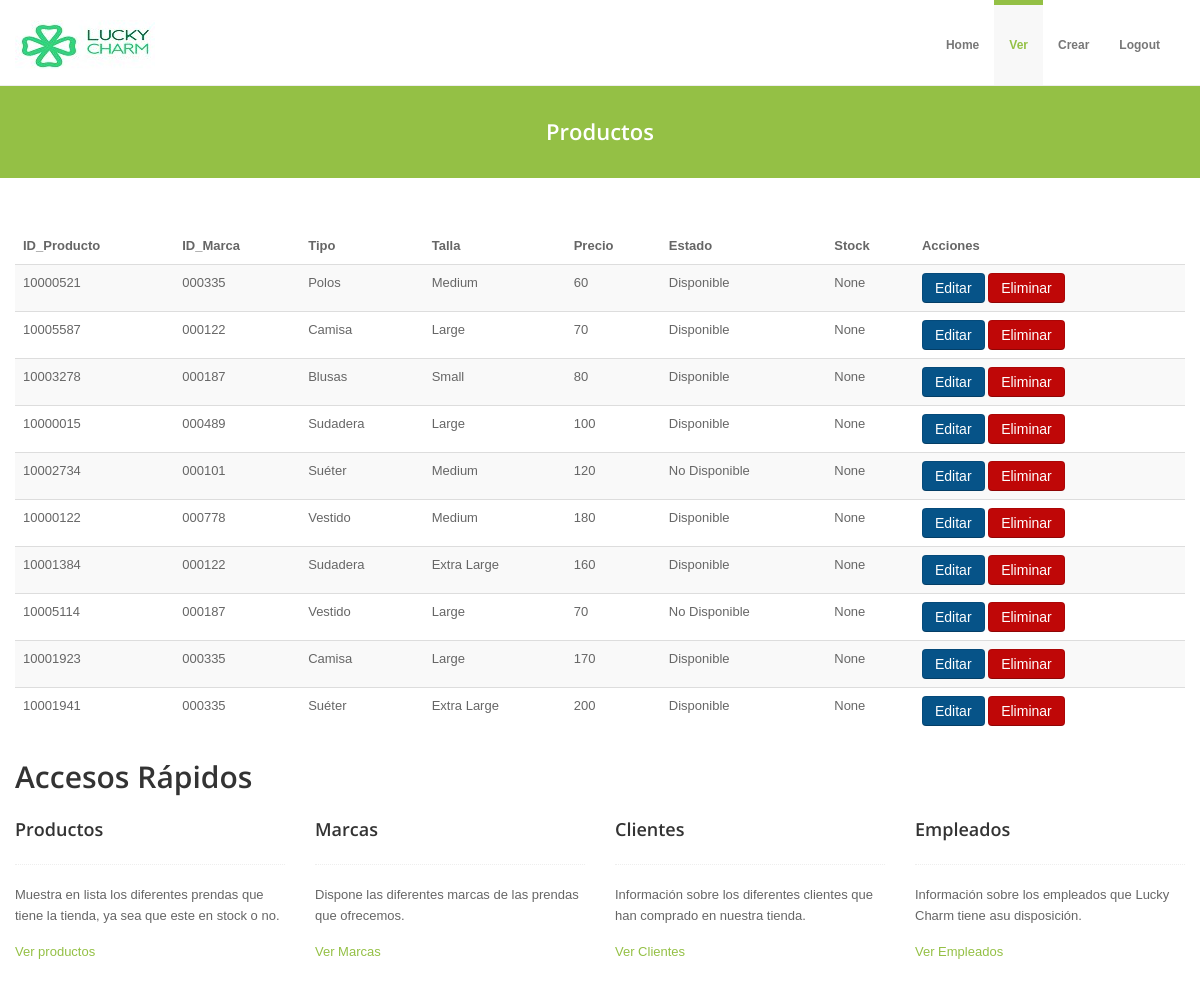
The page /productos on the database its author committed.
### Tienda/models.py (models this page shows, shortened)
class producto(models.Model):
    id_producto= models.CharField(max_length=8)
    id_marca= models.ForeignKey(marca, on_delete=models.CASCADE)
    tipo= models.CharField(max_length=20)
    XS='Extra Small'
    S='Small'
    M='Medium'
    L='Large'
    XL='Extra Large'
    XXL='2 Extra Large'
    TALLA=((XS,'Extra Small'),(S,'Small'),(M,'Medium'),(L,'Large'),(XL,'Extra Large'),(XXL,'2 Extra Large'))
    talla=models.CharField(max_length=20, choices=TALLA)
    precio= models.IntegerField()
    DISPONIBLE='Disponible'
    NODISPONIBLE='No Disponible'
    ESTADO=((DISPONIBLE,'Disponible'),(NODISPONIBLE,'No Disponible'))
    estado=models.CharField(max_length=20, choices=ESTADO)
    stock=models.IntegerField(null=True)

class marca(models.Model):
    id_marca= models.CharField(max_length=20)
    nombre= models.CharField(max_length=20)
    celular= models.CharField(max_length=9)

### Tienda/views.py (the view)
# urls.py: path('productos',productolist.as_view(), name='Productos'),
class productolist(ListView):
    model= producto
    template_name= 'productos.html'

### Tienda/templates/productos.html (shortened to what this page needs)
{% extends "basever.html" %}
{% block t %} Productos {% endblock %}
{% block content %}
<div class="table-responsive">
    <table class="table table-striped table-sm">
      <thead>
        <tr>
          <th>ID_Producto</th>
          <th>ID_Marca</th>
          <th>Tipo</th>
          <th>Talla</th>
          <th>Precio</th>
          <th>Estado</th>
          <th>Stock</th>
          <th>Acciones</th>
        </tr>
      </thead>
      <tbody>
        {% if object_list %}
        {% for pro in object_list %}
        <tr>
          <td>{{pro.id_producto}}</td>
          <td>{{pro.id_marca.id_marca}}</td>
          <td>{{pro.tipo}}</td>
          <td>{{pro.talla}}</td>
          <td>{{pro.precio}}</td>
          <td>{{pro.estado}}</td>
          <td>{{pro.stock}}</td>
          <td>
            <a class="btn btn-primary" href="{% url 'Productoseditar' pro.id %}">Editar</a>
            <a class="btn btn-danger" href="{% url 'Productoseliminar' pro.id %}">Eliminar</a>
          </td>
        </tr>
        {% endfor %}
        {% else %}
        <h1>
            No hay registros
        </h1>
        {% endif %}
      </tbody>
    </table>
  </div>
{% endblock %}

### Tienda/templates/basever.html (shortened to what this page needs)
<!DOCTYPE html>
<html lang="en">
  <head>
    <link href="/static/css/bootstrap.css" rel="stylesheet">
    <link href="/static/css/bootstrap-responsive.css" rel="stylesheet">
    <link href="/static/css/docs.css" rel="stylesheet">
    <link href="/static/css/prettyPhoto.css" rel="stylesheet">
    <link href="/static/js/google-code-prettify/prettify.css" rel="stylesheet">
    <link href="/static/css/flexslider.css" rel="stylesheet">
    <link href="/static/css/sequence.css" rel="stylesheet">
    <link href="/static/css/style.css" rel="stylesheet">
    <link href="/static/color/default.css" rel="stylesheet">
  </head>
  <body>
    <header>
      <div class="navbar navbar-fixed-top">
        <div class="navbar-inner">
          <div class="container">
            <a class="brand logo" href="home"><img src="/static/img/lucky.jpg" alt=""></a>
            <div class="navigation">
              <nav>
                <ul class="nav topnav">
                  <li class="dropdown">
                    <a href="home">Home</a>
                  </li>
                  <li class="dropdown active">
                    <a href="#">Ver</a>
                  </li>
                  <li class="dropdown">
                    <a href="#">Crear</a>
                  </li>
                  <li>
                    <a href="/login">Logout</a>
                  </li>
                </ul>
              </nav>
            </div>
          </div>
        </div>
      </div>
    </header>
    <section id="subintro">
      <div class="jumbotron subhead" id="overview">
        <div class="container">
          <div class="row">
            <div class="span12">
              <div class="centered">
                <h3>{% block t %} {% endblock %}</h3>
              </div>
            </div>
          </div>
        </div>
      </div>
    </section>
    <section id="maincontent">
      <div class="container">
        {% block content %}
        {% endblock %}
        <h1>Accesos Rápidos</h1>
        <div class="row">
          <div class="span3 features">
            <h4>Productos</h4>
            <div class="dotted_line">
            </div>
            <p class="left">
              Muestra en lista los diferentes prendas que tiene la tienda, ya sea que este en stock o no.
            </p>
            <a href="productos">Ver productos</a>
          </div>
          <div class="span3 features">
            <h4>Marcas</h4>
            <div class="dotted_line">
            </div>
            <p class="left">
              Dispone las diferentes marcas de las prendas que ofrecemos.
            </p>
            <a href="marcas">Ver Marcas</a>
          </div>
          <div class="span3 features">
            <h4>Clientes</h4>
            <div class="dotted_line">
            </div>
            <p class="left">
              Información sobre los diferentes clientes que han comprado en nuestra tienda.
            </p>
            <a href="clientes">Ver Clientes</a>
          </div>
          <div class="span3 features">
            <h4>Empleados</h4>
            <div class="dotted_line">
            </div>
            <p class="left">
              Información sobre los empleados que Lucky Charm tiene asu disposición.
            </p>
            <a href="empleados">Ver Empleados</a>
          </div>
        </div>
      </div>
    </section>
  </body>
</html>

### Tienda/static/css/docs.css (style rules this page uses)
section { padding-top: 30px; }
.jumbotron { position: relative; }

### Tienda/static/css/style.css (style rules this page uses)
.row { margin-bottom: 20px; }
.left { float: left; }
.features h4 { margin-top: 2px; }
header .navbar .brand.logo { padding: 0; margin-left: 0; margin-top: 20px; }
.navbar .nav { margin-top: 5px; }
.navbar .nav li.active { margin-top: -5px; }
.navbar .nav li.active a, .navbar .nav li.active a:hover { background: #f8f8f8; }
.navbar ul.topnav { float: right; }
.navbar .nav>li>a { float: none; font-size: 12px; padding: 30px 15px 30px; color: #777777; text-decoration: none; text-shadow: none; font-weight: bold; }
#maincontent { z-index: 1000; margin-top: 0px; }
section#subintro { width: 100%; color: #fff; height: auto; margin: 0 auto; padding: 0; margin-top: 80px; }
.dotted_line { padding: 0; margin: 20px 0 20px 0; width: 100%; height: 1px; border-bottom: 1px dotted #eeeeee; }
.subhead { text-align: left; margin: 0 0 20px 0; padding: 35px 0 10px 0 }
.subhead h3 { color: #fff; margin: 0; padding: 0; }
.centered { text-align: center; }

### Tienda/static/color/default.css (style rules this page uses)
a { color: #94c045; }
.navbar .nav li.active { border-top:5px solid #94c045; }
.navbar .nav li.active a { color:#94c045; }
section#subintro { background: #94c045; }

### rows shown on the page
producto: id_producto "10000521", id_marca.id_marca "000335", tipo "Polos", talla "Medium", precio "60", estado "Disponible", stock "None"
producto: id_producto "10005587", id_marca.id_marca "000122", tipo "Camisa", talla "Large", precio "70", estado "Disponible", stock "None"
producto: id_producto "10003278", id_marca.id_marca "000187", tipo "Blusas", talla "Small", precio "80", estado "Disponible", stock "None"
producto: id_producto "10000015", id_marca.id_marca "000489", tipo "Sudadera", talla "Large", precio "100", estado "Disponible", stock "None"
producto: id_producto "10002734", id_marca.id_marca "000101", tipo "Suéter", talla "Medium", precio "120", estado "No Disponible", stock "None"
producto: id_producto "10000122", id_marca.id_marca "000778", tipo "Vestido", talla "Medium", precio "180", estado "Disponible", stock "None"
producto: id_producto "10001384", id_marca.id_marca "000122", tipo "Sudadera", talla "Extra Large", precio "160", estado "Disponible", stock "None"
producto: id_producto "10005114", id_marca.id_marca "000187", tipo "Vestido", talla "Large", precio "70", estado "No Disponible", stock "None"
producto: id_producto "10001923", id_marca.id_marca "000335", tipo "Camisa", talla "Large", precio "170", estado "Disponible", stock "None"
producto: id_producto "10001941", id_marca.id_marca "000335", tipo "Suéter", talla "Extra Large", precio "200", estado "Disponible", stock "None"
